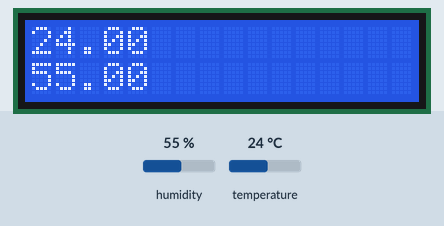
Bench run of a sketch on a simulated Arduino Uno, built with avr-gcc and run on an emulated ATmega328P. Shown: 16×2 character LCD. Wiring (inferred from the names in the program): DHT22 sensor: data pin 3. The inputs (shaded band) are chosen by the test bench; at power-on: humidity 55 %, temperature 24 °C.

Above: at 1.2 s.
1.3 s: humidity set to 22 %
At 6.4 s:
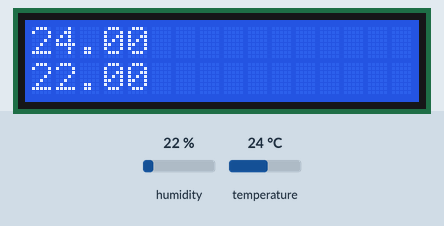
12.1 s: temperature set to 12 °C
At 16.6 s:
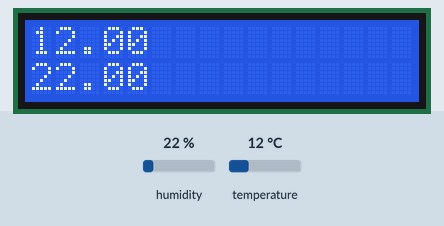
22.6 s: humidity set to 40 %
At 28.0 s:
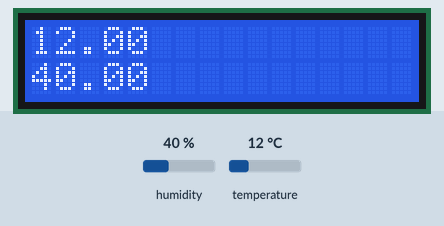
33.2 s: temperature set to 19 °C
At 38.2 s:
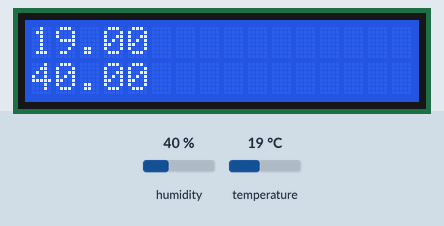
Timing chart, 0 to 39.7 s (numbered marks = the images above; inputs shaded):
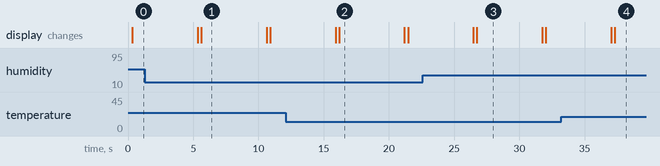

The sketch:

esimene_test.ino
```cpp
// include the library code:
#include <LiquidCrystal.h>
#include <DHT.h>

// initialize the library with the numbers of the interface pins
LiquidCrystal lcd(12, 11, 9, 8, 7, 5);
#define DHTPIN 3
#define DHTTYPE DHT22
DHT dht(DHTPIN, DHTTYPE);
float hum, temp;

void setup() {
  // set up the LCD's number of columns and rows:
  lcd.begin(16, 2);
  dht.begin();
}

void loop() {
  lcd.clear();
  hum = dht.readHumidity();
  temp = dht.readTemperature();
  lcd.setCursor(0, 0);
  lcd.print(temp);
  lcd.setCursor(0, 1);
  lcd.print(hum);
  delay(5000);
}
```

Measured:
- after the input at 1.3 s, the display: first differs from a run without the input after 4.3 s (image 1)
- after the input at 12.1 s, the display: first differs from a run without the input after 4.1 s (image 2)
- after the input at 22.6 s, the display: first differs from a run without the input after 4.1 s (image 3)
- after the input at 33.2 s, the display: first differs from a run without the input after 4.1 s (image 4)
- what the display in image 1 shows lasts 5.0 s, from 5.6 s to 10.6 s
